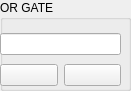
  <widget class="QGroupBox" name="groupBox_4">
   <property name="geometry">
    <rect>
     <x>459</x>
     <y>0</y>
     <width>131</width>
     <height>91</height>
    </rect>
   </property>
   <property name="toolTip">
    <string>&lt;html&gt;&lt;head/&gt;&lt;body&gt;&lt;p&gt;Gate for pretrigger signals related to TDC zero&lt;/p&gt;&lt;/body&gt;&lt;/html&gt;</string>
   </property>
   <property name="title">
    <string>OR GATE</string>
   </property>
   <widget class="QWidget" name="layoutWidget">
    <property name="geometry">
     <rect>
      <x>0</x>
      <y>30</y>
      <width>121</width>
      <height>61</height>
     </rect>
    </property>
    <layout class="QVBoxLayout" name="verticalLayout_8">
     <item>
      <widget class="QLineEdit" name="lineEdit_22"/>
     </item>
     <item>
      <layout class="QHBoxLayout" name="horizontalLayout_3">
       <item>
        <widget class="QPushButton" name="VIEW_ADC0_OFFSET_4">
         <property name="toolTip">
          <string>&lt;html&gt;&lt;head/&gt;&lt;body&gt;&lt;p&gt;Status&lt;/p&gt;&lt;/body&gt;&lt;/html&gt;</string>
         </property>
         <property name="text">
          <string/>
         </property>
         <property name="icon">
          <iconset resource="res.qrc">
           <normaloff>:/icon/icons/eyeball-icon-png-3.png</normaloff>:/icon/icons/eyeball-icon-png-3.png</iconset>
         </property>
        </widget>
       </item>
       <item>
        <widget class="QPushButton" name="WRITE_ADC_ZERO_3">
         <property name="toolTip">
          <string>&lt;html&gt;&lt;head/&gt;&lt;body&gt;&lt;p&gt;Write&lt;/p&gt;&lt;/body&gt;&lt;/html&gt;</string>
         </property>
         <property name="text">
          <string/>
         </property>
         <property name="icon">
          <iconset resource="res.qrc">
           <normaloff>:/icon/Write.png</normaloff>:/icon/Write.png</iconset>
         </property>
        </widget>
       </item>
      </layout>
     </item>
    </layout>
   </widget>
  </widget>
